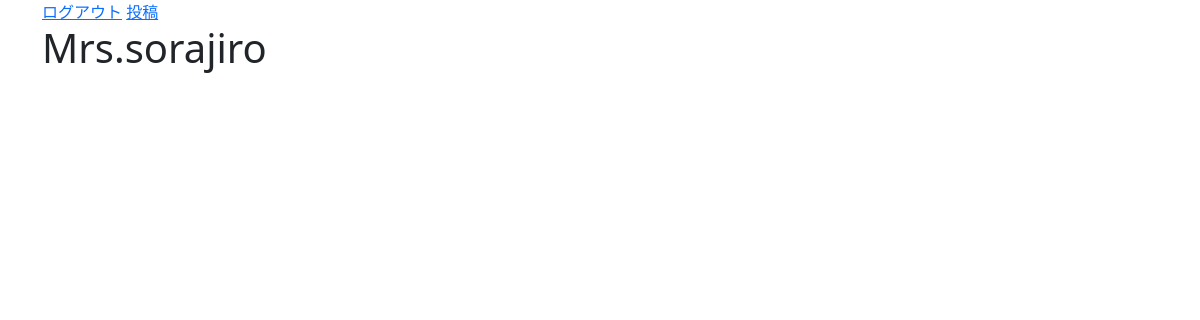
Before: /post/profile/ (signed in) with the older database file.
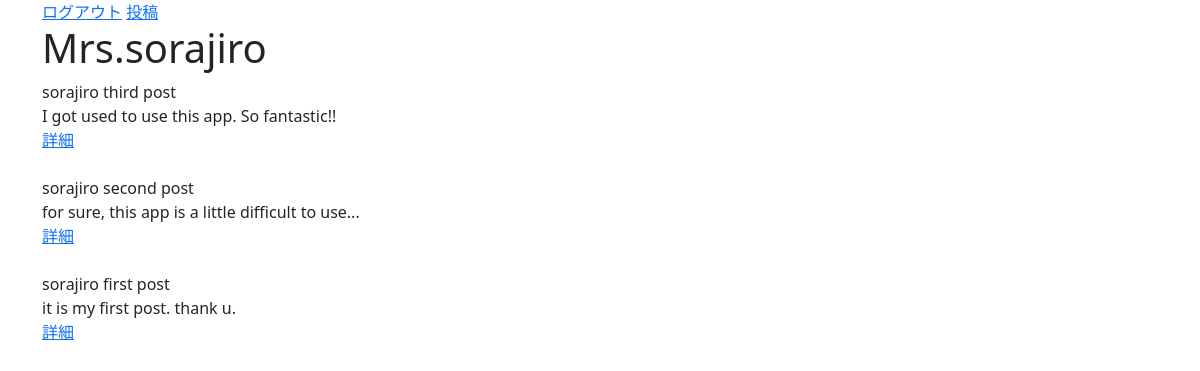
After: the same page with the newer database file.
### registration/models.py (models this page shows)
class User(AbstractUser):
    email = models.EmailField("メールアドレス", unique=True)

### post/models.py (models this page shows)
class Post(models.Model):
    user = models.ForeignKey(
        User, on_delete=models.CASCADE, related_name="posts"
    )
    title = models.CharField(max_length=100, blank=False, null=False)
    content = models.TextField(max_length=400)
    created_at = models.DateTimeField(auto_now_add=True)
    updated_at = models.DateTimeField(auto_now=True)

### post/views.py (the view)
# urls.py: path("profile/", ProfileView.as_view(), name="profile"),
class ProfileView(LoginRequiredMixin, ListView):
    model = Post
    template_name = "post/profile.html"
    context_object_name = "postList"
    def get_context_data(self, **kwargs):
        ctxt = super().get_context_data(**kwargs)
        user = self.request.user
        postList = user.posts.order_by("-created_at")
        ctxt = {
            "postList": postList,
        }
        return ctxt

### templates/post/profile.html (shortened to what this page needs)
{% extends "base.html" %}
{% load static %}
{% block main %}
<div class="container">
    <a href="{% url 'registration:logout' %}">ログアウト</a>
    <a href="{% url 'post:create' %}">投稿</a>
    <h1>Mrs.{{ user.username }}</h1>
    {% for post in postList %}
    {{ post.user }} {{ post.title }}<br>
    {{ post.content }}<br>
    <a href="{% url 'post:detail' post.pk %}">詳細</a><br><br>
    {% endfor %}
</div>
{% endblock %}

### templates/base.html (shortened to what this page needs)
<!doctype html>
<html lang="en">
<head>
    <link href="https://cdn.jsdelivr.net/npm/bootstrap@5.0.2/dist/css/bootstrap.min.css" rel="stylesheet"
>
</head>
<body>
    {% block main %}
    {% endblock %}
</body>
</html>

Changed rows visible on the page:
added Post: user "sorajiro", title "third post", content "I got used to use this app. So fantastic!!"
added Post: user "sorajiro", title "second post", content "for sure, this app is a little difficult to use..."
added Post: user "sorajiro", title "first post", content "it is my first post. thank u."
